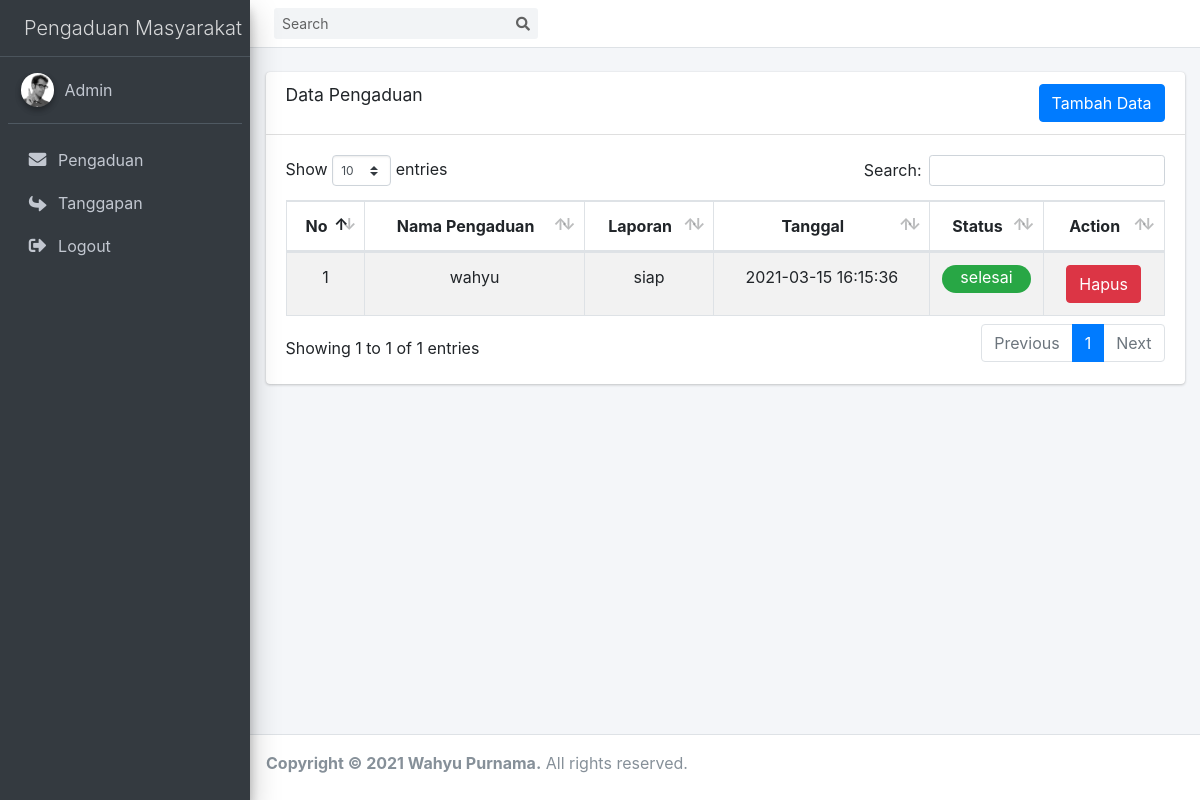
The page /index.php?page=pengaduan (signed in) on the database its author committed.
### tables this page shows
CREATE TABLE `pengaduan` (
  `id_pengaduan` int(11) NOT NULL,
  `tgl_pengaduan` datetime NOT NULL ON UPDATE CURRENT_TIMESTAMP,
  `nik` char(16) NOT NULL,
  `isi_laporan` text NOT NULL,
  `foto` varchar(255) NOT NULL,
  `status` enum('0','proses','selesai','') NOT NULL
);

CREATE TABLE `masyarakat` (
  `nik` char(16) NOT NULL,
  `nama` varchar(100) NOT NULL,
  `username` varchar(50) NOT NULL,
  `password` varchar(255) NOT NULL,
  `telp` varchar(14) NOT NULL
);

### model/User.php (called while the page is built, shortened)
<?php
class User extends Database
{
    private $db;
    public function __construct()
    {
        $this->db = $this->conn();
    }
    public function getByUser($u)
    {
        $sql =  "SELECT nik FROM masyarakat WHERE username='$u'";
        $data = $this->db->query($sql);
        return $data->fetch_assoc();
    }
}

### model/Database.php (called while the page is built, shortened)
<?php
class Database
{
    private $hs = 'localhost';
    private $us = 'wahyu';
    private $pw = 'wahyup';
    private $db = 'ukk_pengaduan';
    public function conn()
    {
        $return = mysqli_connect($this->hs,$this->us,$this->pw,$this->db);
        return $return;
    }
}

### model/Pengaduan.php (called while the page is built, shortened)
<?php
class Pengaduan extends Database
{
    private $db;
    function __construct()
    {
        $this->db = $this->conn();
    }
    public function getData()
    {
        $sql = "SELECT * FROM pengaduan INNER JOIN masyarakat using(nik)";
        $data = $this->db->query($sql);
        if ($data->num_rows == 0) {
            $hasil = [];
        }else{
            while ($h = $data->fetch_assoc()) {
                $hasil[] = $h;
            }
        }
        return $hasil;
    }
}

### views/pengaduan.php (the view, shortened to what this page needs)
<?php
    $pe = new Pengaduan();
    $data = $pe->getData();
    $u = new User();
    $dataU = $u->getByUser($_SESSION['user']);
?>
<br>
<div class="card ">
  <div class="card-header ">
    <h3 class="card-title">Data Pengaduan</h3>
    <div class="d-flex justify-content-end">
        <?php if (isset($_SESSION['masyarakat']) && $_SESSION['masyarakat'] == true): ?>
                <button type="button" class="btn btn-primary" data-toggle="modal" data-target="#modal-default">Tambah Data </button>
        <?php endif; ?>
    </div>
  </div>
  <div class="card-body">
    <table id="example2" class="table table-bordered table-striped text-center">
      <thead>
      <tr>
        <th>No</th>
        <th>Nama Pengaduan</th>
        <th>Laporan</th>
        <th>Tanggal</th>
        <th>Status</th>
        <th>Action</th>
      </tr>
      </thead>
      <tbody>
          <?php $i = 1 ?>
          <?php foreach ($data as $d): ?>
              <tr>
                <td><?php echo $i++ ?></td>
                <td><?php echo $d['nama'] ?> </td>
                <td><?php echo  substr( $d['isi_laporan'] ,0,30)?></td>
                <td><?php echo $d['tgl_pengaduan'] ?></td>
                <td>
                    <?php if ($d['status'] == 'proses'): ?>
                    <div class="bg-warning pb-1" style="border-radius:30px">
                        <?php echo $d['status'] ?>
                    </div>
                    <?php else: ?>
                        <div class="text-white bg-success pb-1" style="border-radius:30px">
                            <?php echo $d['status'] ?>
                        </div>
                <?php endif; ?>
                </td>
                <td>
                    <?php if (isset($_SESSION['level'])): ?>
                        <a href="?page=detail&id=<?php echo $d['id_pengaduan'] ?>" class="btn btn-primary">Detail</a>
                    <?php else: ?>
                    <a href="?page=pengaduan&d-id=<?php echo $d['id_pengaduan'] ?>" class="btn btn-danger" onclick="return confirm('Yakin Di Hapus')">Hapus</a>
                <?php endif; ?>
                </td>
              </tr>
          <?php endforeach; ?>
      </tbody>
    </table>
  </div>
</div>

### rows shown on the page
pengaduan: masyarakat.nama "wahyu", isi_laporan "siap", tgl_pengaduan "2021-03-15 16:15:36", status "selesai"
